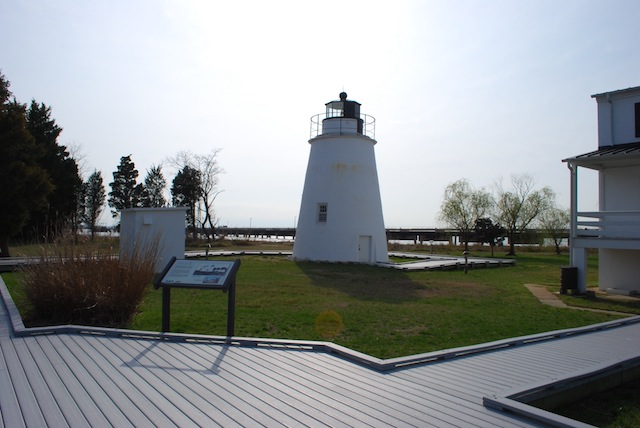
#> input picture 3-features_keypoints/data/sample/images/frame_10.JPG, 640 x 428 px, found by its file name
$ jupyter execute --allow-errors features_keypoints.ipynb   (shell and % lines are left out)   (older library calls are emulated)
#> lines starting #> are read from the running program, lines starting #| are printed output that depends on the picture
# CS6475: Features & Keypoints

One of the fundamental challenges in computer vision and computational photography is determining which parts of two or more images match -- known as the [correspondence problem](https://en.wikipedia.org/wiki/Correspondence_problem). Solving the correspondence problem is useful for automatic image alignment (e.g., for panoramas), object & motion detection, and recovering scene structure from images (among other useful tasks). In this notebook, you will explore keypoint detection, feature descriptors, and see an example application to extract scene structure from camera motion using [OpenSfM](https://github.com/mapillary/OpenSfM).

## Lesson Summary
---
* [Part 1 - Feature Detection](#Part-1---Feature-Detection) -- implement a Harris corner detector
* [Part 2 - Feature Descriptors](#Part-2---Feature-Descriptors) -- implement Histogram of Oriented Gradients descriptors
* [Part 3 - Applications: Structure from Motion](#Part-3---Applications:-Structure-from-Motion) -- experiment with [OpenSfM](https://github.com/mapillary/OpenSfM)
* [Part 4 - Challenges](#Part-4---Challenges)

[cell 1]
import cv2
import numpy as np
import scipy as sp

import matplotlib as mpl
import matplotlib.pyplot as plt

from matplotlib import patches

# Use jupyter "magic" methods to dynamically reload external modules every
# time any block is run, and show images inline in the notebook

---
## Part 1 - Feature Detection
---
Feature detection in images refers to methods of extracting abstract descriptions of local image information. Harris corners remain one popular feature detector (among [many](https://en.wikipedia.org/wiki/Feature_detection_%28computer_vision%29#Feature_detectors) others). Without going into great detail (the details are covered in module 4 lectures), recall that Harris corners are defined by the equations:

$$A=\sum_u \sum_v w(u, v) \begin{bmatrix}
\left \langle I_x^2 \right \rangle & \left \langle I_xI_y \right \rangle \\
\left \langle I_xI_y \right \rangle & \left \langle I_y^2 \right \rangle
\end{bmatrix}$$

$$M_c=\det(A)-\kappa\; \text{trace}^2(A)$$

The parameter $\kappa$ is determined empirically (a value of 0.05 is usually a good default), and points are treated as "corners" if $M_c$ is greater than an empircally determined threshold.

[cell 2]
img = cv2.imread("data/sample/images/frame_10.jpg", cv2.IMREAD_GRAYSCALE)
#> img: shape (428, 640); min 0, max 255, mean 145.5
ksize = (5, 5)  # size of the window w(u, v)
sigma = 1.5  # standard deviation of a Gaussian filter w(u, v)
kappa = 0.05  # Harris-Stephens corner score parameter
threshold = 5e7  # corner score threshold

# compute the directional gradients
Ix = cv2.Sobel(img, cv2.CV_64F, 1, 0, ksize=5)
Iy = cv2.Sobel(img, cv2.CV_64F, 0, 1, ksize=5)

# Gaussian could be replaced with box filter averaging in the windowed sum-products
Sxx = cv2.GaussianBlur(Ix * Ix, ksize, sigma)
Syy = cv2.GaussianBlur(Iy * Iy, ksize, sigma)
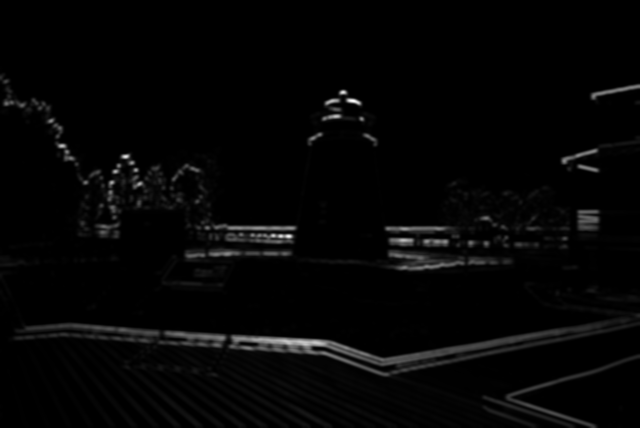
#> Syy: shape (428, 640) float64; min 0, max 53096598.9, mean 1152654.1; drawn with min black and max white
Sxy = cv2.GaussianBlur(Ix * Iy, ksize, sigma)
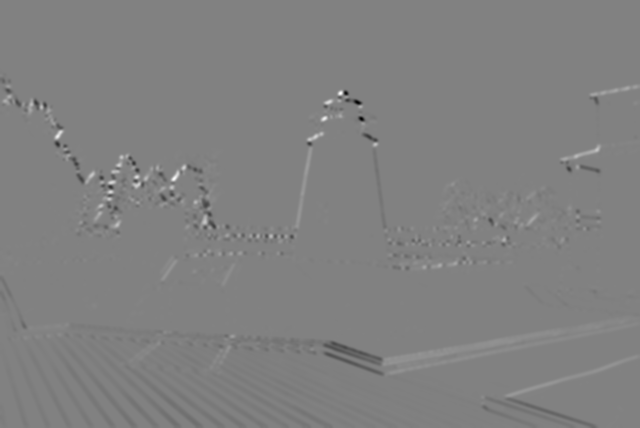
#> Sxy: shape (428, 640) float64; min -22632670.2, max 21881710, mean -76088.2; drawn with min black and max white

# Each location x, y in Mc contains the corner "score" for the corresponding pixel
Mc = (Sxx * Syy - Sxy * Sxy) - kappa * (Sxx + Syy)**2
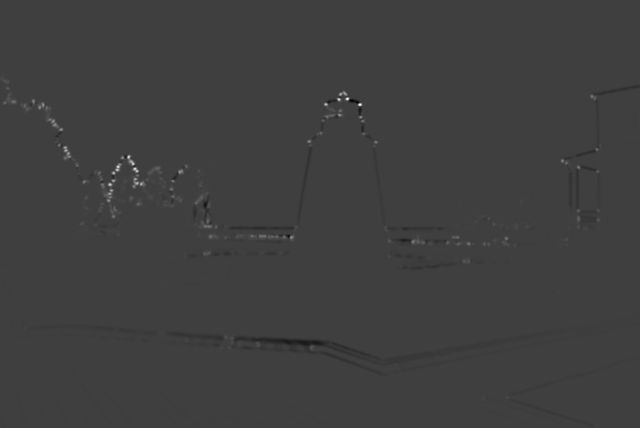
#> Mc: shape (428, 640) float64; min -1.46e+14, max 4.42e+14, mean 1.43e+11; drawn with min black and max white

# Perform local non-maximal suppression & filter according to score
y, x = np.where((Mc == cv2.dilate(Mc, np.ones(ksize))) & (Mc > threshold))
#> y = 1575 values from 69 to 427; x = 1575 values, max 639 at index 90, min 0 at index 0, mean 301.8
plt.figure(figsize=(16, 12))
plt.imshow(img, cmap="gray");
# plt.scatter(x, y, s=1, c='r');  # plot the keypoints
plt.quiver(x, y, Ix[y, x], Iy[y, x], color='r', width=0.001);  # plot the gradient magnitude & direction
plt.axis("off");
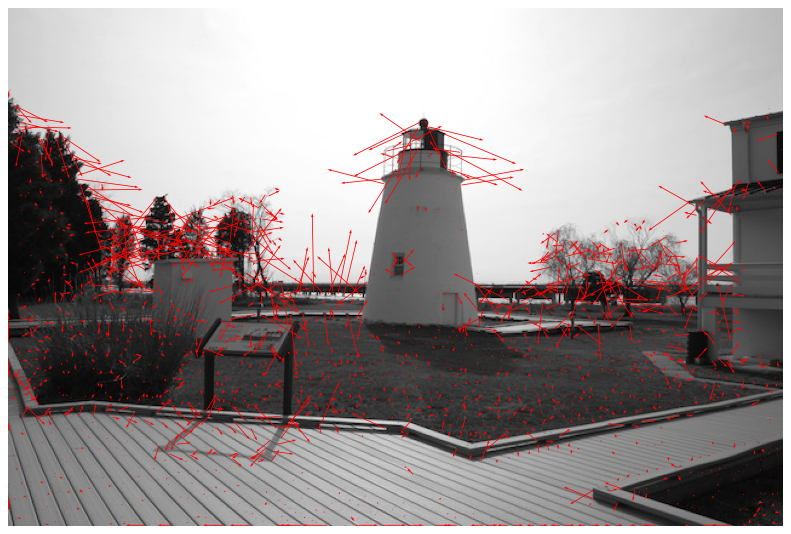
#> figure drawn by matplotlib, 1 panel

---
## Part 2 - Feature Descriptors
---
Feature detection finds _where_ a point of interest is located, but the points alone lose image context in describing the features they represent. In the previous example, we expanded the Harris corners using the gradient magnitude and angle, but better feature descriptions are more robust to changes in perspective and pixel intensity.

OpenCV implements several detectors for more robust feature descriptors like SIFT, SURF, ORB, and HoG, which offer different levels of accuracy & speed. Next we'll cover [Histogram of Oriented Gradients (HoG)](http://lear.inrialpes.fr/people/triggs/pubs/Dalal-cvpr05.pdf) descriptors, which are simpler to demonstrate than the multiscale feature descriptors like [SIFT](http://www.cs.ubc.ca/~lowe/papers/ijcv04.pdf). (Conceptually, SIFT progressivly extracts locally maximal features from multiscale image pyramids -- the same kind used for pyramid blending.)

HoG feature descriptors are generated by splitting an input window of interest into non-overlapping _cells_ of a fixed size and computing a weighted histogram of the gradient directions of the pixels in each cell into a fixed number of _bins_. Next, the cells are grouped into overlapping _blocks_, and the descriptors for the cells in the block are concatenated and normalized. The final feature descriptor for the window is simply the concatenation of all the block descriptors. By default, HoG feature descriptors describe the entire image. Detecting multiscale features involves applying the same procedure to a sliding window over the image and iterating over multiple scales.

In the example below, the window of interest is the full image. It contains 4x4=16 cells, and the cells are grouped into 2x2 blocks. The blocks are computed by sliding a 2x2 box over the cells (the red block moves to the green block, then the blue block, then the black block, and so on over the rest of the image). The Final feature descriptor is the concatenation of the normalized vector in each block, which is a 4x4x3x3x9=1296 element vector.

[cell 3]
img = cv2.imread("data/sample/images/frame_01.jpg", cv2.IMREAD_GRAYSCALE)
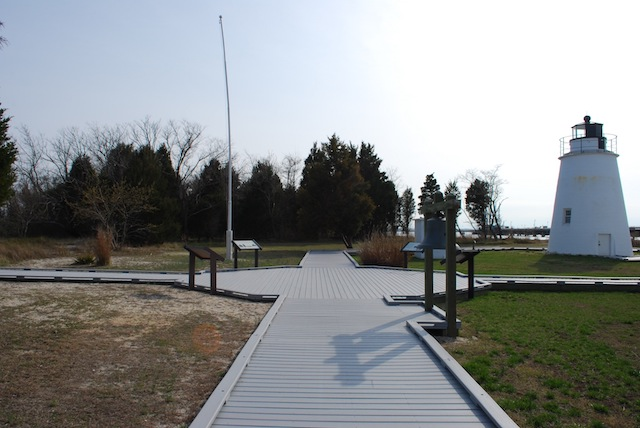
#> input picture 3-features_keypoints/data/sample/images/frame_01.JPG, 640 x 428 px, found by its file name
#> img: shape (428, 640); min 0, max 255, mean 140.5
cell_size = (8, 8)
block_size = (3, 3)
nbins = 9

# resize the image to make each dimension a power of 2 so that it is evenly partitioned into cells
img = cv2.resize(img, (256, 256))
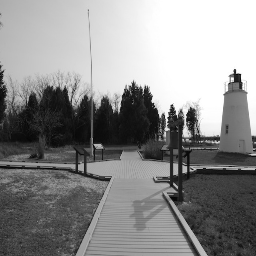
#> img: shape (256, 256); min 1, max 255, mean 140.5

# define a few arbitrary cell patches in the image for visualization
patch_count = 0
locations = [(9, 28), (16, 24), (24, 12), (10, 2)]
colors = ['r', 'g', 'b', 'y']
plt.figure(figsize=(12, 16))
img_ax = plt.subplot2grid((6, 4), (0, 0), colspan=4, rowspan=4)
plt.imshow(img, cmap="gray");
plt.axis("off");

# compute the directional gradients & convert to magnitude/angle
Ix = cv2.Sobel(img, cv2.CV_64F, 1, 0, ksize=5)
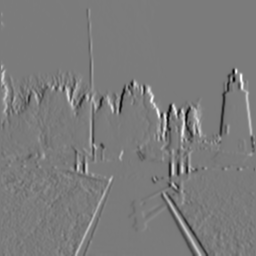
#> Ix: shape (256, 256) float64; min -9788, max 10487, mean 36.5; drawn with min black and max white
Iy = cv2.Sobel(img, cv2.CV_64F, 0, 1, ksize=5)
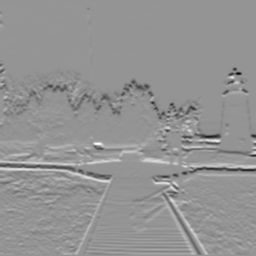
#> Iy: shape (256, 256) float64; min -10594, max 7582, mean -58.7; drawn with min black and max white
mag, ang = cv2.cartToPolar(Ix, Iy)

# convert the angles to integers for each bin
bins = np.int64(nbins * ang / (2 * np.pi))
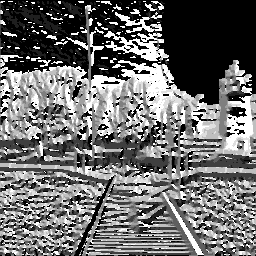
#> bins: shape (256, 256) int64; min 0, max 8, mean 3.43; drawn with min black and max white

# calculate the weighted histogram for every cell
weighted_bins = mag * bins
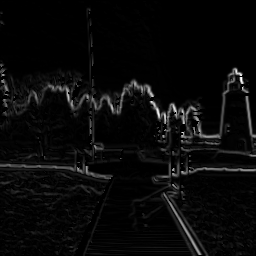
#> weighted_bins: shape (256, 256) float64; min 0, max 84275, mean 3255.1; drawn with min black and max white
ncells = tuple(np.divide(img.shape, cell_size))
#> ncells = (32, 32)
#> (the rest of this cell did not finish here and is left out)

[cell 4]
# normalize within each block and combine the blocks to make a single feature descriptor for the window
rblocks, cblocks = tuple(1 + np.subtract(ncells, block_size))  # number of blocks
#> rblocks = 30; cblocks = 30
#> (the rest of this cell did not finish here and is left out)
